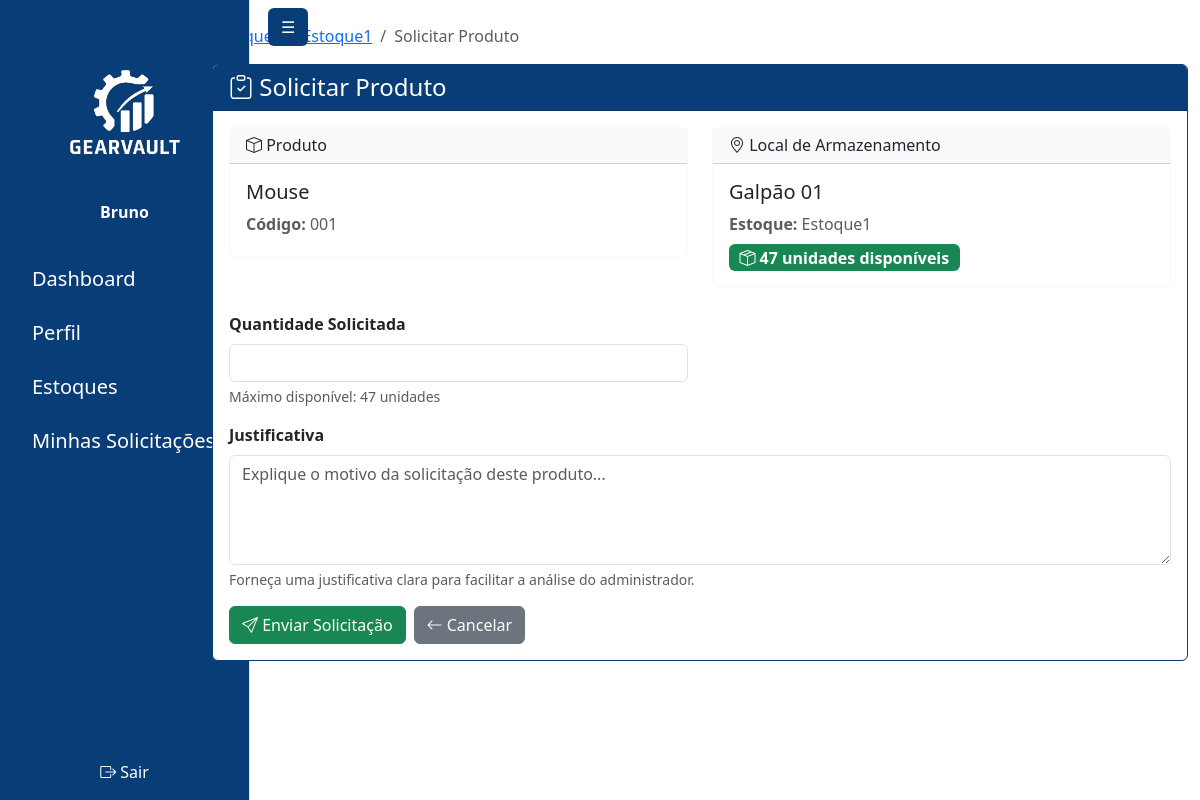
The page /usuario/solicitar/1/1/ (signed in) on the database as committed earlier.
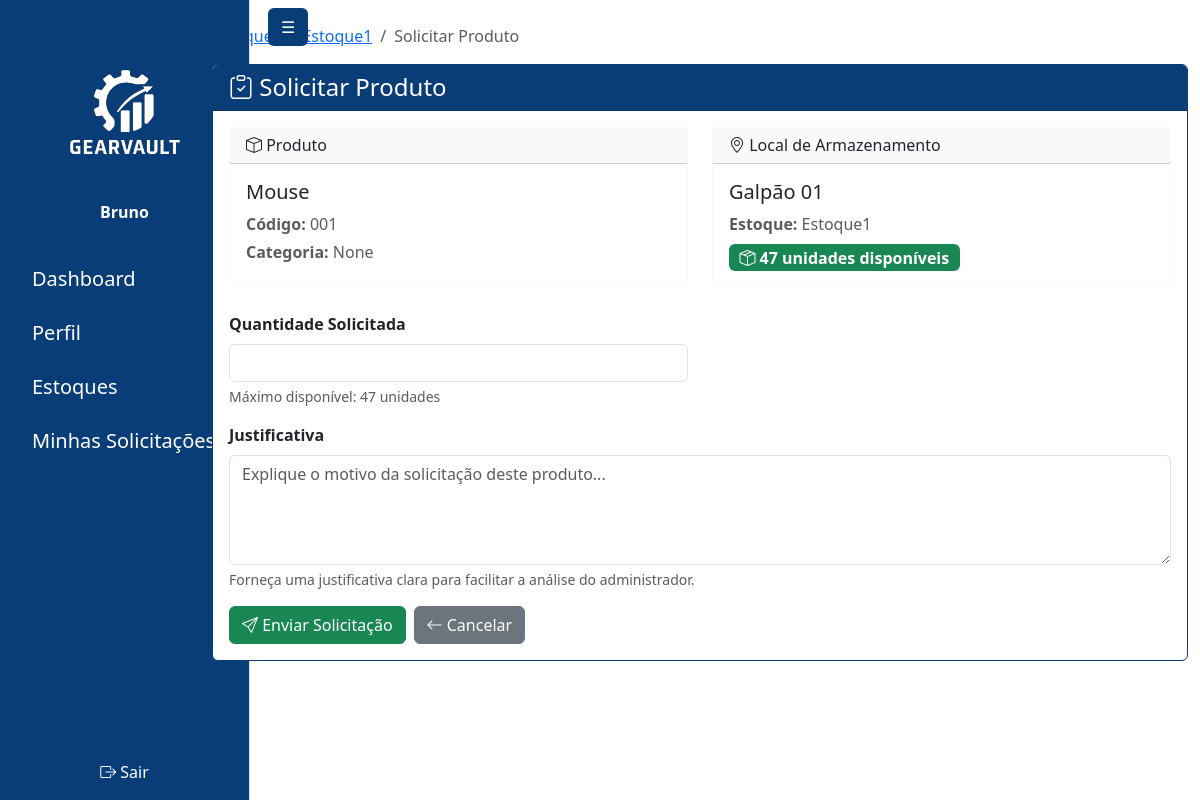
The same page on the database as committed later.
### gearvault/models.py (models this page shows, shortened)
class Produto(models.Model):
    nome = models.CharField(max_length=255)
    codigo = models.CharField(max_length=100, unique=True)
    categoria = models.CharField(max_length=100, blank=True, null=True)
    descricao = models.TextField(blank=True, null=True)
    fornecedores = models.ManyToManyField(
        Fornecedor, blank=True, related_name='produtos')
    imagem = models.ImageField(upload_to='produtos/', blank=True, null=True)

### gearvault/views.py (the view, shortened to what this page needs)
@login_required
def usuario_solicitar_produto(request, local_id, produto_id):
    from django.core.mail import send_mail
    from django.conf import settings
    from django.urls import reverse
    try:
        local = LocalArmazenamento.objects.get(id=local_id)
        produto = Produto.objects.get(id=produto_id)
        quantidade_disponivel = ItemCompra.objects.filter(
            local=local, produto=produto
        ).aggregate(total=Sum('quantidade'))['total'] or 0
        contexto = {
            'sidebar_links': get_sidebar_links(request.user),
            'local': local,
            'produto': produto,
            'quantidade_disponivel': quantidade_disponivel,
        }
        return render(request, 'pages/user/solicitar_produto.html', contexto)
    except (LocalArmazenamento.DoesNotExist, Produto.DoesNotExist):
        messages.error(request, 'Local ou produto não encontrado.')
        return redirect('usuario_estoques')

### gearvault/templates/pages/user/solicitar_produto.html (shortened to what this page needs)
{% extends 'base.html' %}
{% load static %}
{% block content %}
<div class="container-fluid" id="main-content-panel">
  <div class="row">
    <div class="col-md-2" id="sidebar-panel">
      {% include 'sidebar.html' %}
    </div>
    <div class="col-md-10" id="painel-content">
      <nav aria-label="breadcrumb" class="mt-4">
        <ol class="breadcrumb">
          <li class="breadcrumb-item"><a href="{% url 'usuario_estoques' %}">Estoques</a></li>
          <li class="breadcrumb-item"><a href="{% url 'usuario_estoque_detalhes' local.estoque.id %}">{{ local.estoque.nome }}</a></li>
          <li class="breadcrumb-item active" aria-current="page">Solicitar Produto</li>
        </ol>
      </nav>
      <div class="card" style="border: 1px solid #083D77;">
        <div class="card-header text-white" style="background-color: #083D77;">
          <h4 class="mb-0"><i class="bi bi-clipboard-check"></i> Solicitar Produto</h4>
        </div>
        <div class="card-body">
          <div class="row mb-4">
            <div class="col-md-6">
              <div class="card border-light">
                <div class="card-header bg-light">
                  <h6 class="mb-0"><i class="bi bi-box"></i> Produto</h6>
                </div>
                <div class="card-body">
                  <h5>{{ produto.nome }}</h5>
                  <p class="text-muted mb-1"><strong>Código:</strong> {{ produto.codigo }}</p>
                  {% if produto.categoria %}
                    <p class="text-muted mb-1"><strong>Categoria:</strong> {{ produto.categoria }}</p>
                  {% endif %}
                </div>
              </div>
            </div>
            <div class="col-md-6">
              <div class="card border-light">
                <div class="card-header bg-light">
                  <h6 class="mb-0"><i class="bi bi-geo-alt"></i> Local de Armazenamento</h6>
                </div>
                <div class="card-body">
                  <h5>{{ local.nome }}</h5>
                  <p class="text-muted mb-1"><strong>Estoque:</strong> {{ local.estoque.nome }}</p>
                  <div class="mt-2">
                    <span class="badge bg-success fs-6">
                      <i class="bi bi-box-seam"></i> {{ quantidade_disponivel }} unidades disponíveis
                    </span>
                  </div>
                </div>
              </div>
            </div>
          </div>
          {% if quantidade_disponivel > 0 %}
            <form method="post">
              <div class="row">
                <div class="col-md-6 mb-3">
                  <label for="quantidade" class="form-label"><strong>Quantidade Solicitada</strong></label>
                  <input type="number" class="form-control" id="quantidade" name="quantidade"
                         min="1" max="{{ quantidade_disponivel }}" required>
                  <div class="form-text">Máximo disponível: {{ quantidade_disponivel }} unidades</div>
                </div>
                <div class="col-md-12 mb-3">
                  <label for="justificativa" class="form-label"><strong>Justificativa</strong></label>
                  <textarea class="form-control" id="justificativa" name="justificativa" rows="4"
                            placeholder="Explique o motivo da solicitação deste produto..." required></textarea>
                  <div class="form-text">Forneça uma justificativa clara para facilitar a análise do administrador.</div>
                </div>
              </div>
              <div class="d-flex gap-2">
                <button type="submit" class="btn btn-success">
                  <i class="bi bi-send"></i> Enviar Solicitação
                </button>
                <a href="{% url 'usuario_estoque_detalhes' local.estoque.id %}" class="btn btn-secondary">
                  <i class="bi bi-arrow-left"></i> Cancelar
                </a>
              </div>
            </form>
          {% endif %}
        </div>
      </div>
    </div>
  </div>
</div>
<script src="{% static 'js/painel-content-resize.js' %}"></script>{% endblock %}

Rows that differ between the two databases and show on the page:
changed Produto "Mouse": categoria (not shown) → "None"
Other text that changed with them:
text now shown: "Categoria:"
